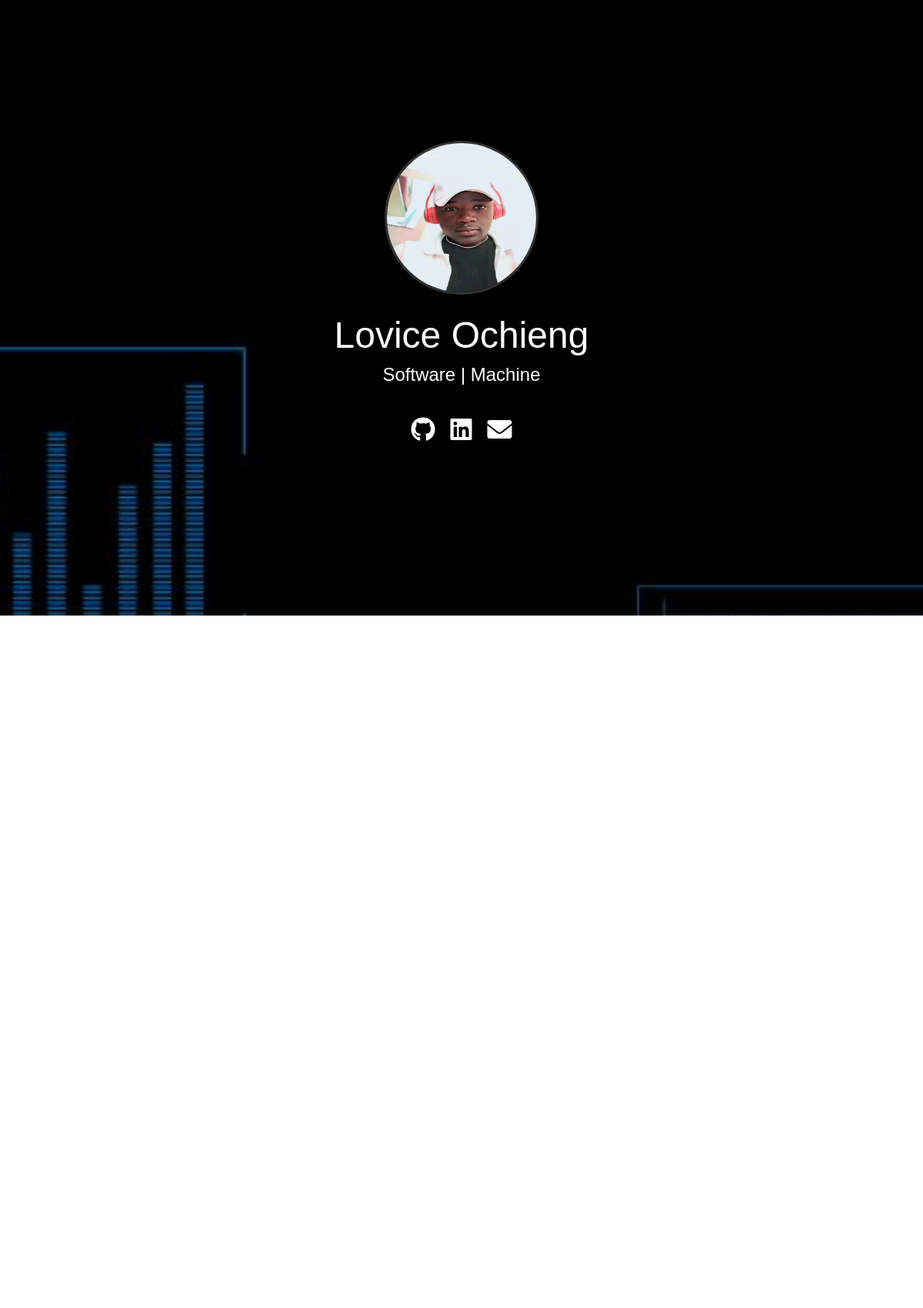
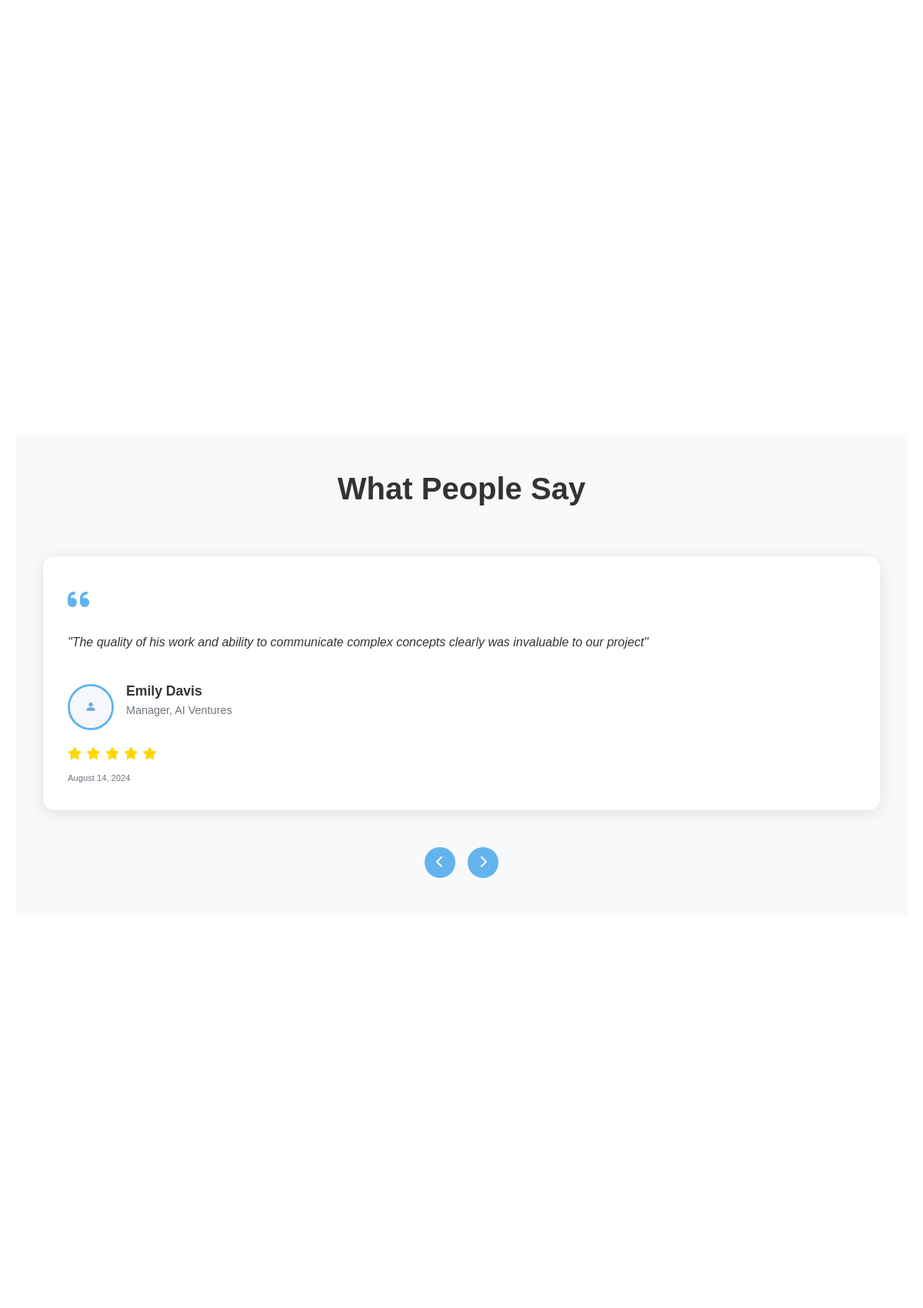
The page / (upper part) on the database its author committed (2 pictures, top to bottom).
### portfolio/models.py (models this page shows, shortened)
class PortfolioOwner(models.Model):
    owner = models.OneToOneField(User, on_delete=models.CASCADE, related_name='portfolio_owner')

class Testimonial(models.Model):
    author = models.CharField(max_length=100)
    role = models.CharField(max_length=100, blank=True, null=True)
    company = models.CharField(max_length=100)
    content = models.TextField()
    rating = models.IntegerField(default=5)  # Assuming a rating out of 5
    created_at = models.DateTimeField(auto_now_add=True)

### portfolio/views.py (the view)
# urls.py: path('', views.home, name='home'),
def home(request):
    owner = PortfolioOwner.objects.first()
    projects = Project.objects.filter(owner=owner).order_by('-created_at')[:3]
    skills = SkillCategory.objects.prefetch_related('skills').all()
    blog_posts = BlogPost.objects.filter(owner=owner).order_by('-publish_date')[:3]
    testimonials = Testimonial.objects.order_by('-created_at').all()
    if request.method == 'POST':
        form = ContactForm(request.POST)
        if form.is_valid():
            try:
                form.save()
                if request.headers.get('x-requested-with') == 'XMLHttpRequest':
                    return JsonResponse({'success': True})
                messages.success(request, 'Your message has been sent successfully!')
                return redirect(reverse('contact_success'))
            except Exception as e:
                logger.error(f"Error saving contact form: {e}")
                messages.error(request, 'There was an error saving your message. Please try again.')
        else:
            if request.headers.get('x-requested-with') == 'XMLHttpRequest':
                return JsonResponse({'success': False, 'errors': form.errors})
            messages.error(request, 'There was an error in your submission. Please try again.')
    else:
        form = ContactForm()
    return render(request, 'portfolio/home.html', {
        'owner': owner,
        'projects': projects,
        'skills': skills,
        'blog_posts': blog_posts,
        'testimonials': testimonials,
        'form': form,
    })

### portfolio/templates/portfolio/home.html (shortened to what this page needs)
{% extends 'base.html' %}
{% load static %}
{% load crispy_forms_tags %}
{% block content %}
<section class="hero-section">
    <div class="hero-content">
        <img src="{% static 'images/profile.jpg' %}" class="profile-img mb-4" alt="Profile Picture">
        <h1 class="hero-title">
            <span class="hero-name">{{ owner.owner.get_full_name }}</span>
            <p class="hero-job-title">Software | Machine Learning Engineer</p>
        </h1>
        <div class="hero-social-icons">
            <a href="https://github.com/{{ owner.owner.username }}" target="_blank" class="hero-social-icon"><i class="fab fa-github"></i></a>
            <a href="https://www.linkedin.com/in/{{ owner.owner.username }}dev" target="_blank" class="hero-social-icon"><i class="fab fa-linkedin"></i></a>
            <a href="#contact" class="hero-social-icon"><i class="fas fa-envelope"></i></a>
        </div>
    </div>
</section>
<div class="content-container">
    <section id="testimonials" class="testimonials-section py-5">
        <div class="container">
            <h2 class="section-title text-center mb-5">What People Say</h2>
            <div class="testimonials-carousel">
                <div class="testimonials-track">
                    {% for testimonial in testimonials %}
                    <div class="testimonial-card">
                        <div class="testimonial-content">
                            <div class="quote-icon"><i class="fas fa-quote-left"></i></div>
                            <blockquote>
                                <p>"{{ testimonial.content }}"</p>
                            </blockquote>
                            <div class="testimonial-author">
                                <div class="testimonial-image">
                                    <img src="{% static 'images/placeholder-avatar.jpg' %}" alt="{{ testimonial.author }}" class="rounded-circle">
                                </div>
                                <div class="testimonial-info">
                                    <h4 class="author-name">{{ testimonial.author }}</h4>
                                    <p class="author-title">{{ testimonial.role }}, {{ testimonial.company }}</p>
                                </div>
                            </div>
                            <div class="testimonial-rating">
                                {% for i in "12345" %}
                                <i class="fas fa-star {% if i|add:"0" <= testimonial.rating %}active{% endif %}"></i>
                                {% endfor %}
                            </div>
                            <div class="testimonial-date">
                                <small>{{ testimonial.created_at|date:"F j, Y" }}</small>
                            </div>
                        </div>
                    </div>
                    {% endfor %}
                </div>
            </div>
            <div class="carousel-controls">
                <button class="carousel-control prev"><i class="fas fa-chevron-left"></i></button>
                <button class="carousel-control next"><i class="fas fa-chevron-right"></i></button>
            </div>
        </div>
    </section>
</div>
{% endblock %}

### portfolio/templates/base.html (shortened to what this page needs)
{% load static %}
{% load crispy_forms_tags %}
<!DOCTYPE html>
<html lang="en">
<head>
    <link href="https://cdn.jsdelivr.net/npm/bootstrap@5.3.0/dist/css/bootstrap.min.css" rel="stylesheet">
    <link rel="stylesheet" href="https://cdnjs.cloudflare.com/ajax/libs/font-awesome/6.0.0-beta3/css/all.min.css">
    <link rel="stylesheet" href="https://unpkg.com/swiper/swiper-bundle.min.css" />
    <link rel="stylesheet" href="{% static 'css/styles.css' %}">
</head>
<body>
    <main>
        {% block content %}
        {% endblock %}
    </main>
</body>
</html>

### portfolio/static/css/styles.css (style rules this page uses)
:root { --primary-color: #63B3ED; --secondary-color: #4A90E2; --background-color: #E6F7FF; --text-color: #333333; --white: #FFFFFF; --transition-speed: 0.3s; --box-shadow: 0 4px 6px rgba(0, 0, 0, 0.1); }
body { font-family: 'Arial', sans-serif; line-height: 1.6; color: var(--text-color); scroll-behavior: smooth; -webkit-font-smoothing: antialiased; -moz-osx-font-smoothing: grayscale; }
.container { max-width: 1200px; margin: 0 auto; padding: 0 20px; }
.section-title { font-size: clamp(2rem, 5vw, 2.5rem); font-weight: 700; color: var(--text-color); margin-bottom: 2rem; text-align: center; }
.hero-section { display: flex; justify-content: center; align-items: center; width: 100%; height: 100vh; padding: 100px 20px; text-align: center; background: url('../images/bg.jpg') center center/cover no-repeat fixed; position: fixed; top: 0; left: 0; z-index: 10; overflow: hidden; transition: height var(--transition-speed) ease; }
.hero-content { position: relative; z-index: 10; text-align: center; color: var(--white); max-width: 800px; width: 100%; transition: transform var(--transition-speed) ease; }
.hero-title { font-size: clamp(2rem, 5vw, 3rem); margin-bottom: 1rem; }
.hero-name { display: block; margin-bottom: 0.5rem; }
.hero-job-title { font-size: clamp(1rem, 3vw, 1.5rem); margin-bottom: 2rem; }
.hero-social-icons { display: flex; justify-content: center; gap: 20px; margin-bottom: 2rem; }
.hero-social-icon { color: var(--white); font-size: 2rem; transition: all var(--transition-speed) ease; }
.profile-img { width: clamp(150px, 30vw, 200px); height: clamp(150px, 30vw, 200px); border-radius: 50%; border: 3px solid rgba(255, 255, 255, 0.2); box-shadow: var(--box-shadow); margin-bottom: 2rem; transition: all var(--transition-speed) ease; }
.testimonials-section { background-color: #f8f9fa; padding: 60px 0; overflow: hidden; }
.testimonials-carousel { position: relative; width: 100%; height: auto; overflow: hidden; }
.testimonials-track { display: flex; position: relative; left: 0; transition: transform 0.5s ease; }
.testimonial-card { flex: 0 0 100%; max-width: 100%; padding: 1rem; }
.testimonial-content { background-color: #ffffff; border-radius: 15px; box-shadow: 0 4px 20px rgba(0,0,0,0.1); padding: 2rem; height: 100%; display: flex; flex-direction: column; justify-content: space-between; transition: all 0.3s ease; }
.quote-icon { font-size: 2rem; color: var(--primary-color); margin-bottom: 1rem; transition: transform 0.3s ease; }
blockquote { font-style: italic; font-size: 1rem; line-height: 1.6; margin-bottom: 1.5rem; }
.testimonial-author { display: flex; align-items: center; margin-bottom: 1rem; }
.testimonial-image img { width: 60px; height: 60px; object-fit: cover; border: 3px solid var(--primary-color); border-radius: 50%; margin-right: 1rem; transition: transform 0.3s ease; }
.author-name { font-size: 1.1rem; font-weight: 700; margin-bottom: 0.2rem; }
.author-title { font-size: 0.9rem; color: #6c757d; }
.testimonial-rating { margin-bottom: 0.5rem; }
.testimonial-rating .fas { color: #ffd700; font-size: 1rem; margin-right: 2px; transition: transform 0.3s ease; }
.testimonial-date { font-size: 0.8rem; color: #6c757d; }
.carousel-controls { display: flex; justify-content: center; margin-top: 2rem; }
.carousel-control { background-color: var(--primary-color); color: #ffffff; border: none; border-radius: 50%; width: 40px; height: 40px; font-size: 1rem; cursor: pointer; transition: all 0.3s ease; margin: 0 0.5rem; }
.content-container { margin: 0 auto; padding: 50vh 20px 20px; background: transparent; background-attachment: fixed; background-size: cover; width: 100%; }
@media (hover: none) { .testimonial-card { cursor: pointer; } }
@media (hover: none) { .testimonial-content { transition: transform 0.3s ease; } }

### rows shown on the page
PortfolioOwner: owner.get_full_name "Lovice Ochieng"
Testimonial: content "The quality of his work and ability to communicate complex concepts clearly was invaluable to our project", author "Emily Davis", role "Manager", company "AI Ventures", rating 5 (drawn), created_at "August 14, 2024"
